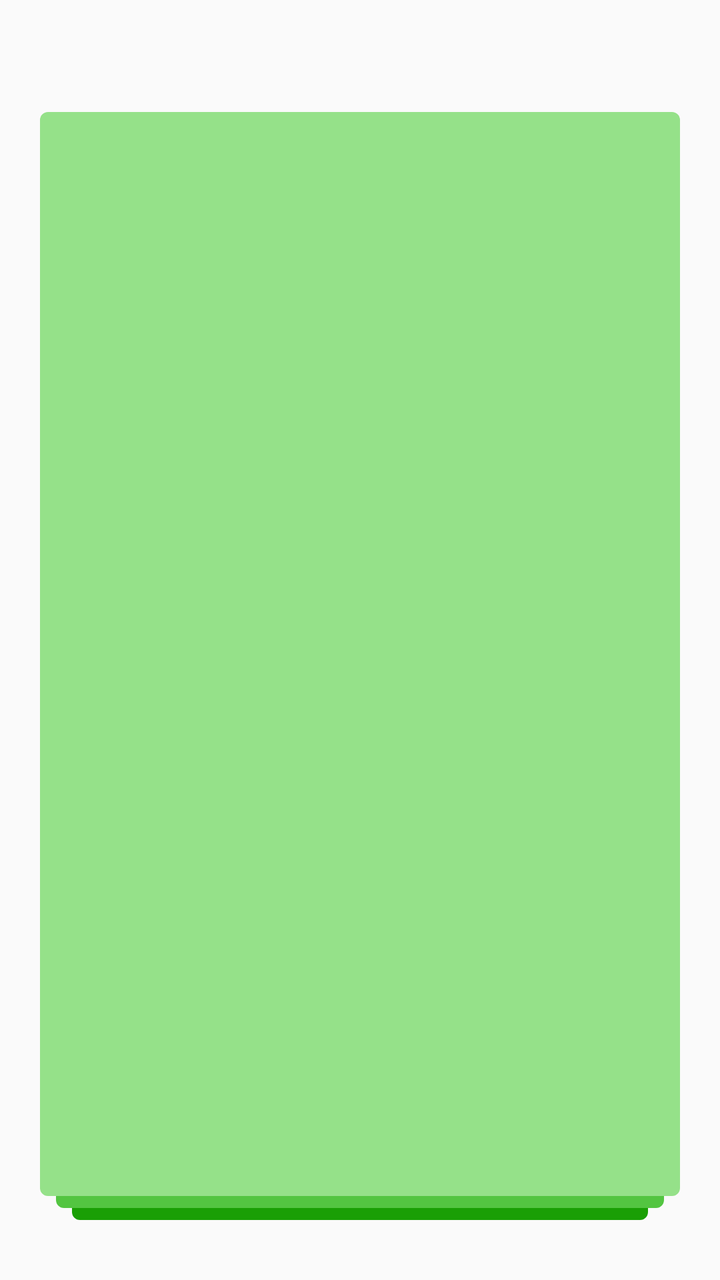
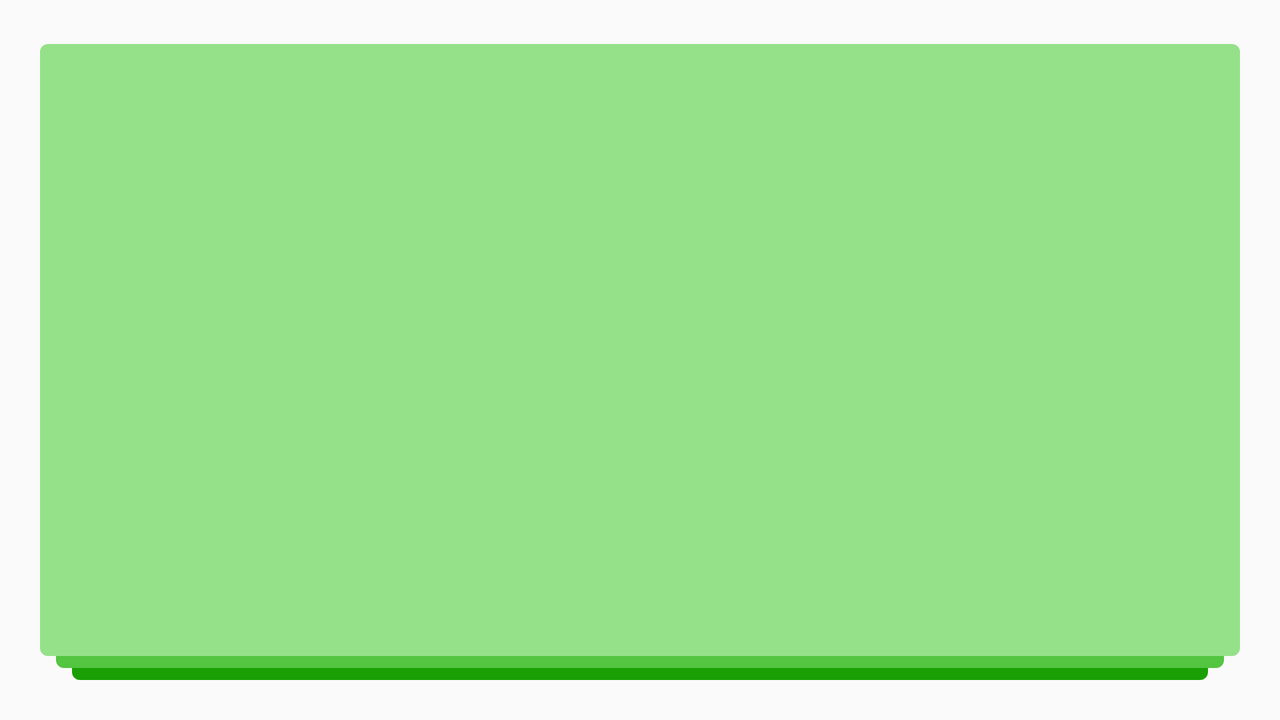

Two renders of one Android screen. The first uses the default layout on a phone; the second uses the alternative layout the repository ships for a different screen configuration, on a matching device. The two XML files are below.
<!-- AndroidManifest.xml: application theme AppTheme -->
<!-- res/layout/item.xml -->
<?xml version="1.0" encoding="utf-8"?>
<FrameLayout xmlns:android="http://schemas.android.com/apk/res/android"
             xmlns:tools="http://schemas.android.com/tools"
             android:layout_width="match_parent"
             android:layout_height="match_parent"
             android:layout_gravity="center"
             android:layout_marginBottom="@dimen/i1"
             android:layout_marginLeft="@dimen/ao10"
             android:layout_marginRight="@dimen/ao10"
             android:layout_marginTop="@dimen/i2">

    <FrameLayout
        android:id="@+id/background"
        android:layout_width="match_parent"
        android:layout_height="match_parent">

        <LinearLayout
            android:layout_width="match_parent"
            android:layout_height="match_parent"
            android:layout_marginBottom="@dimen/i3"
            android:layout_marginLeft="@dimen/i4"
            android:layout_marginRight="@dimen/i4"
            android:background="@drawable/shape2"
            android:gravity="center_horizontal"
            android:orientation="vertical" />

        <LinearLayout
            android:layout_width="match_parent"
            android:layout_height="match_parent"
            android:layout_marginBottom="@dimen/i5"
            android:layout_marginLeft="@dimen/i6"
            android:layout_marginRight="@dimen/i6"
            android:background="@drawable/shape1"
            android:gravity="center_horizontal"
            android:orientation="vertical" />

    </FrameLayout>

    <LinearLayout
        android:layout_width="match_parent"
        android:layout_height="match_parent"
        android:layout_marginBottom="@dimen/i7"
        android:background="@drawable/shape"
        android:gravity="center_horizontal"
        android:orientation="vertical">

        <TextView
            android:id="@+id/bookText1"
            android:layout_width="match_parent"
            android:layout_height="wrap_content"
            android:gravity="center"
            android:padding="@dimen/i8"
            android:textColor="#1b55f2"
            android:textSize="@dimen/fh5"
            android:textStyle="bold"
            android:shadowColor="#36544e"
            android:shadowDx="7"
            android:shadowDy="12"
            android:shadowRadius="5"
            tools:text="" />

        <FrameLayout

            android:layout_width="wrap_content"
            android:layout_height="wrap_content">


            <ImageView
                android:id="@+id/cardImage"
                android:layout_width="@dimen/i9"
                android:layout_height="@dimen/i10"
                android:padding="@dimen/i8"
                android:scaleType="centerCrop" />
        </FrameLayout>

        <LinearLayout
            android:layout_width="match_parent"
            android:layout_height="match_parent"
            android:gravity="top|center_horizontal"
            android:orientation="horizontal">

            <ScrollView
                android:layout_width="match_parent"
                android:layout_height="match_parent">

                <TextView
                    android:id="@+id/bookText"
                    android:layout_width="match_parent"
                    android:layout_height="wrap_content"
                    android:gravity="left"
                    android:padding="@dimen/i8"
                    android:textColor="#000000"
                    android:textSize="@dimen/fis1"
                    tools:text="" />
            </ScrollView>
        </LinearLayout>

    </LinearLayout>


    <View
        android:id="@+id/item_swipe_left_indicator"
        android:layout_width="150dp"
        android:layout_height="150dp"
        android:alpha="0"

        android:background="@drawable/like" />

    <View
        android:id="@+id/item_swipe_right_indicator"
        android:layout_width="150dp"
        android:layout_height="150dp"
        android:layout_gravity="right"
        android:alpha="0"

        android:background="@drawable/nope" />

</FrameLayout>
<!-- resources referenced by this layout -->
<resources>
  <dimen name="ao10">20dp</dimen>
  <dimen name="fh5">32sp</dimen>
  <dimen name="fis1">16sp</dimen>
  <dimen name="i1">32dp</dimen>
  <dimen name="i10">200dp</dimen>
  <dimen name="i2">48dp</dimen>
  <dimen name="i3">6dp</dimen>
  <dimen name="i4">16dp</dimen>
  <dimen name="i5">12dp</dimen>
  <dimen name="i6">8dp</dimen>
  <dimen name="i7">18dp</dimen>
  <dimen name="i8">4dp</dimen>
  <dimen name="i9">300dp</dimen>
  <!-- drawable like: png bitmap (drawable, 973 bytes) -->
  <!-- drawable nope: png bitmap (drawable, 1143 bytes) -->
  <!-- drawable shape (drawable) -->
  <shape xmlns:android="http://schemas.android.com/apk/res/android">
      <solid
          android:color="#95e189"
          />
      <corners
          android:radius="4dp" />
      <padding
          android:left="10dp"
          android:top="10dp"
          android:right="10dp"
          android:bottom="10dp" />
  </shape>
  <!-- drawable shape1 (drawable) -->
  <shape xmlns:android="http://schemas.android.com/apk/res/android">
      <solid
          android:color="#53c541"
          />
      <corners
          android:radius="4dp" />
      <padding
          android:left="10dp"
          android:top="10dp"
          android:right="10dp"
          android:bottom="10dp" />
  </shape>
  <!-- drawable shape2 (drawable) -->
  <shape xmlns:android="http://schemas.android.com/apk/res/android">
      <solid
          android:color="#1a9f05"
          />
      <corners
          android:radius="4dp" />
      <padding
          android:left="10dp"
          android:top="10dp"
          android:right="10dp"
          android:bottom="10dp" />
  </shape>
  <style name="AppTheme" parent="Theme.AppCompat.Light.DarkActionBar">
          
          <item name="colorPrimary">#2f2a2a</item>
          <item name="colorPrimaryDark">@color/colorPrimaryDark</item>
          <item name="colorAccent">#307de7</item>
      </style>
  <color name="colorPrimaryDark">#303F9F</color>
</resources>
<!-- res/layout-land/item.xml (the repository's variant of the layout above) -->
<!-- drawn on the phone turned sideways -->
<?xml version="1.0" encoding="utf-8"?>
<FrameLayout xmlns:android="http://schemas.android.com/apk/res/android"
             xmlns:tools="http://schemas.android.com/tools"
             android:layout_width="match_parent"
             android:layout_height="match_parent"
             android:layout_gravity="center"
             android:layout_marginBottom="@dimen/i4"
             android:layout_marginLeft="@dimen/ao10"
             android:layout_marginRight="@dimen/ao10"
             android:layout_marginTop="@dimen/ao10">

    <FrameLayout
        android:id="@+id/background"
        android:layout_width="match_parent"
        android:layout_height="match_parent">

        <LinearLayout
            android:layout_width="match_parent"
            android:layout_height="match_parent"
            android:layout_marginBottom="@dimen/i3"
            android:layout_marginLeft="@dimen/i4"
            android:layout_marginRight="@dimen/i4"
            android:background="@drawable/shape2"
            android:gravity="center_horizontal"
            android:orientation="vertical" />

        <LinearLayout
            android:layout_width="match_parent"
            android:layout_height="match_parent"
            android:layout_marginBottom="@dimen/i5"
            android:layout_marginLeft="@dimen/i6"
            android:layout_marginRight="@dimen/i6"
            android:background="@drawable/shape1"
            android:gravity="center_horizontal"
            android:orientation="vertical" />

    </FrameLayout>

    <LinearLayout
        android:layout_width="match_parent"
        android:layout_height="match_parent"
        android:layout_marginBottom="@dimen/i7"
        android:background="@drawable/shape"
        android:gravity="center_horizontal"
        android:orientation="vertical">

        <TextView
            android:id="@+id/bookText1"
            android:layout_width="match_parent"
            android:layout_height="wrap_content"
            android:gravity="center"
            android:padding="0dp"
            android:textColor="#1b55f2"
            android:textSize="@dimen/fh5"
            android:textStyle="bold"
            android:shadowColor="#36544e"
            android:shadowDx="7"
            android:shadowDy="12"
            android:shadowRadius="5"
            tools:text="" />

        <LinearLayout
            android:layout_width="match_parent"
            android:layout_height="match_parent"
            android:gravity="top|center_horizontal"
            android:orientation="horizontal">
        <FrameLayout

            android:layout_width="wrap_content"
            android:layout_height="wrap_content">


            <ImageView
                android:id="@+id/cardImage"
                android:layout_width="@dimen/i9"
                android:layout_height="@dimen/i10"
                android:padding="@dimen/i8"
                android:scaleType="centerCrop" />
        </FrameLayout>



            <ScrollView
                android:layout_width="match_parent"
                android:layout_height="match_parent">

                <TextView
                    android:id="@+id/bookText"
                    android:layout_width="match_parent"
                    android:layout_height="wrap_content"
                    android:gravity="left"
                    android:padding="@dimen/i8"
                    android:textColor="#000000"
                    android:textSize="@dimen/fis1"
                    tools:text="" />
            </ScrollView>
        </LinearLayout>

    </LinearLayout>


    <View
        android:id="@+id/item_swipe_left_indicator"
        android:layout_width="150dp"
        android:layout_height="150dp"
        android:alpha="0"

        android:background="@drawable/like" />

    <View
        android:id="@+id/item_swipe_right_indicator"
        android:layout_width="150dp"
        android:layout_height="150dp"
        android:layout_gravity="right"
        android:alpha="0"

        android:background="@drawable/nope" />

</FrameLayout>
<!-- resources referenced by the variant -->
<!-- as the phone turned sideways resolves them -->
<resources>
  <dimen name="ao10">20dp</dimen>
  <dimen name="fh5">32sp</dimen>
  <dimen name="fis1">16sp</dimen>
  <dimen name="i10">200dp</dimen>
  <dimen name="i3">6dp</dimen>
  <dimen name="i4">16dp</dimen>
  <dimen name="i5">12dp</dimen>
  <dimen name="i6">8dp</dimen>
  <dimen name="i7">18dp</dimen>
  <dimen name="i8">4dp</dimen>
  <dimen name="i9">300dp</dimen>
  <!-- drawable like: png bitmap (drawable, 973 bytes) -->
  <!-- drawable nope: png bitmap (drawable, 1143 bytes) -->
  <!-- drawable shape (drawable) -->
  <shape xmlns:android="http://schemas.android.com/apk/res/android">
      <solid
          android:color="#95e189"
          />
      <corners
          android:radius="4dp" />
      <padding
          android:left="10dp"
          android:top="10dp"
          android:right="10dp"
          android:bottom="10dp" />
  </shape>
  <!-- drawable shape1 (drawable) -->
  <shape xmlns:android="http://schemas.android.com/apk/res/android">
      <solid
          android:color="#53c541"
          />
      <corners
          android:radius="4dp" />
      <padding
          android:left="10dp"
          android:top="10dp"
          android:right="10dp"
          android:bottom="10dp" />
  </shape>
  <!-- drawable shape2 (drawable) -->
  <shape xmlns:android="http://schemas.android.com/apk/res/android">
      <solid
          android:color="#1a9f05"
          />
      <corners
          android:radius="4dp" />
      <padding
          android:left="10dp"
          android:top="10dp"
          android:right="10dp"
          android:bottom="10dp" />
  </shape>
  <style name="AppTheme" parent="Theme.AppCompat.Light.DarkActionBar">
          
          <item name="colorPrimary">#2f2a2a</item>
          <item name="colorPrimaryDark">@color/colorPrimaryDark</item>
          <item name="colorAccent">#307de7</item>
      </style>
  <color name="colorPrimaryDark">#303F9F</color>
</resources>
